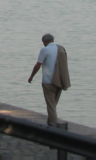
#> input picture test.png, 96 x 160 px
$ python HOG.py   (older library calls are emulated)
#> lines starting #> are read from the running program, lines starting #| are printed output that depends on the picture
import numpy as np
import PIL
from PIL import Image
import copy

# a function to remap angles
# our 9 bin histogram would have angles from 0 t0 160 with a 20 degree gap, 0, 20, 40, 60, 80, 100, 120, 140, 160
# so if we encounter an angle with a degree 180 it would be remapped to value 0
# or an angle of 200 would be remapped to value 20 and so on...

def remap(angle):
    if (int(angle) >= 180):            # handling angles from 180 to 360
        return int(angle) % 180
    else:
        return int(angle)              # angles 161 to 179 had to be handled separately

# a function to get the distribution angles and their magnitude if our angle is not one of the bins in our histogram
# for example : an angle of 76 degrees need to be distributed between angles 60 and 80
# as 60 is 16 units to the left of 76, while 80 is only 4 units to the right of 76
# 80% of the magnitude goes to angle 80 while 20% of the magnitude goes to angle 60

def find_distribution_angles(angle, mag, histogram):

    angle = remap(angle)

    if (angle >= 161 and angle <= 179):
        min_ = 0
        max_ = 160
        if (angle > 170):
            ratio_max = (angle - max_)/20
            ratio_min = (180 - angle)/20
        elif (angle < 170):
            ratio_max = (180 - angle)/20
            ratio_min = (angle - max_)/20
        else:
            ratio_max = 0.5
            ratio_min = 0.5
    else:
        max_ = 0

        for key,value in histogram.items():
            if (angle < key):
                max_ = key
                break

        min_ = max_ - 20
        ratio_max = (angle - min_)/20
        ratio_min = (max_ - angle)/20

    max_mag = round(ratio_max * mag, 8)
    min_mag = round(ratio_min * mag, 8)

    return [min_, min_mag, max_, max_mag]

def init_histo(histogram):
    for i in range(0, 9):
        histogram[i * 20] = 0

def HOG(image):

#> called with image = 'test.png'
    img = Image.open(image)                                  # open image
#> img is the input picture: PIL image 96x160 RGBA; mean R, G, B, A 117.5, 120.6, 119.4, 255
    img = img.resize((64, 128), PIL.Image.ANTIALIAS)         # resize image to size 64x128
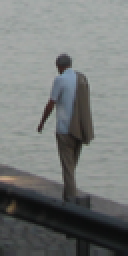
#> img: PIL image 64x128 RGBA (shown 2 times larger); mean R, G, B, A 117.5, 120.6, 119.4, 255

    img = img.convert('L')                                   # convert image to greyscale
#> img: PIL image 64x128 L
    pixels = np.asarray(img).copy()                          # get pixels

    rows = pixels.shape[0]
#> rows = 128
    columns = pixels.shape[1]
#> columns = 64

    x_gradient = np.asarray(img).copy()
    y_gradient = np.asarray(img).copy()

    # calculating the horizontal gradient
    for x in range(rows):
        for y in range(columns):
            if (y == columns - 1):
                x_gradient[x][y] = 0                  # if it is the last row add 0
            else:
                x_gradient[x][y] = abs(int(pixels[x][y + 1]) - int(pixels[x][y]))    # else use the formula
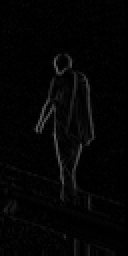
#> x_gradient: shape (128, 64) (shown 2 times larger); min 0, max 94, mean 4.5

    # calculating the vertical gradient
    for x in range(rows):
        for y in range(columns):
            if (x == rows - 1):
                y_gradient[x][y] = 0                 # if it is the last column add 0
            else:
                y_gradient[x][y] = abs(int(pixels[x + 1][y]) - int(pixels[x][y]))    # else use the formula
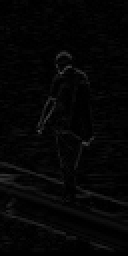
#> y_gradient: shape (128, 64) (shown 2 times larger); min 0, max 75, mean 5.2

    # calculating magnitude
    mag = np.sqrt(np.multiply(x_gradient, x_gradient) + np.multiply(y_gradient, y_gradient))
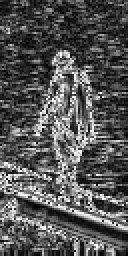
#> mag: shape (128, 64) float16 (shown 2 times larger); min 0, max 15.91, mean 5.37; drawn with min black and max white

    # creating an array to store our angles
    angles = np.zeros((rows, columns))

    # calculating the angles (orientation of gradients)
    for x in range(rows):
        for y in range(columns):
            if (x_gradient[x][y] == 0):            # we don't want to divide by 0 and if it happens, we'll use 1 instead
                dx = 1
                dy = y_gradient[x][y]
            else:
                dx = x_gradient[x][y]
                dy = y_gradient[x][y]
            angles[x][y] = np.round(np.arctan(dy/dx) * (180/np.pi))      # theeta = tan^-1(dy/dx)
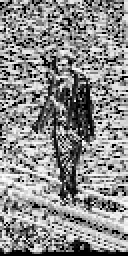
#> angles: shape (128, 64) float64 (shown 2 times larger); min 0, max 89, mean 49.4; drawn with min black and max white

    # creating a patch of 8x8
    patch_8x8_angles = np.zeros((8,8))
    patch_8x8_mag = np.zeros((8,8))

    # an array to store 8x8 patches of angles and magnitude
    angle_patches = []
    mag_patches = []

    move_patch_left = 0
    move_patch_down = 0

    for l in range(0, 16):                                                         # we have 16 patches at each column
        for k in range(0, 8):                                                      # we have 8 patches at each row
            for i in range(0,8):                                                   # in a patch we have 8 pixels in each column
                for j in range(0,8):                                               # we have 8 pixels in each row
                    patch_8x8_angles[i][j] = angles[i + move_patch_down][j + move_patch_left]
                    patch_8x8_mag[i][j] = mag[i + move_patch_down][j + move_patch_left]
            move_patch_left = move_patch_left + 8
            angle_patches.append(copy.deepcopy(patch_8x8_angles))
            mag_patches.append(copy.deepcopy(patch_8x8_mag))
        move_patch_down = move_patch_down + 8
        move_patch_left = 0
#> after the loop, angle_patches = 128 items; mag_patches = 128 items; move_patch_down = 128

    # we now have an array of 8x8 patches of angles and 8x8 patches of magnitude of our image of size 64x128

    # create a histogram
    histogram = {}

    init_histo(histogram)

    # a 9 bin histogram [(0, 0), (0, 20), (0, 40), (0, 60), (0, 80), (0, 100), (0, 120), (0, 140), (0, 160)]
    # representing first value as the magnitude of an angle and the second value as the angle
    # for example : 0 degree = 0, 20 degree = 0....
    # this would only hold a histogram for a single patch while we need to create a histogram for all patches

    Histograms = []

    # iterating over patches

    for i in range(128):                       # 128 patches in total
         for j in range(8):                    # each having 8 columns
                for k in range(8):             # and 8 rows
                    if (int(angle_patches[i][j][k]) in histogram):       # if an angle is one of our angles in our histogram, add its magnitude in the histogram respectively
                        histogram[int(angle_patches[i][j][k])] = histogram[int(angle_patches[i][j][k])] + mag_patches[i][j][k]
                    else:
                        distribution_angles = find_distribution_angles(int(angle_patches[i][j][k]), mag_patches[i][j][k], histogram)
                        histogram[distribution_angles[0]] = histogram[distribution_angles[0]] + distribution_angles[1]
                        histogram[distribution_angles[2]] = histogram[distribution_angles[2]] + distribution_angles[3]
         Histograms.append(copy.deepcopy(histogram))
         init_histo(histogram)
#> this loop made 128 passes

    # now we need to do block normalization so that our descriptor is not sensitive to overall lighting
    # i.e convert our histograms to one block containing 4 histograms each
    # and then normalize them

    # an array to store blocks of histogram, this would store a 16x16 block of histograms
    histogram_block = []

    # this would store all the blocks
    Histogram_16x16_Blocks = []

    j = 0
    i = 1
    k = 0

    # moving over all histograms and creating blocks of 4
    while (j != 119):
        if (k == 7):
            j = j + 1
            i = i + 1
            k = 0
            pass
        else:
            histogram_block.append((Histograms[j]))
            histogram_block.append((Histograms[i]))
            histogram_block.append((Histograms[j + 8]))
            histogram_block.append((Histograms[i + 8]))
            Histogram_16x16_Blocks.append(copy.deepcopy(histogram_block))
            histogram_block = []
            j = j + 1
            i = i + 1
            k = k + 1

    init_histo(histogram)

    normalized_value = 0

    # iterating over 16x16 blocks and normalizing them
    for j,k in enumerate(Histogram_16x16_Blocks):
        for l in range(0,4):
            for m in range(0,9):
                histogram[m * 20] = histogram[m * 20] + k[l][m * 20]
        normalized_value = np.sqrt( (histogram[0] * histogram[0]) +           # normalized value
                                   (histogram[20] * histogram[20]) +
                                   (histogram[40] * histogram[40]) +
                                   (histogram[60] * histogram[60]) +
                                   (histogram[80] * histogram[80]) +
                                   (histogram[100] * histogram[100]) +
                                   (histogram[120] * histogram[120]) +
                                   (histogram[140] * histogram[140]) +
                                   (histogram[160] * histogram[160]))

        for l in range(0,4):
            for m in range(0,9):
                if (normalized_value != 0):
                    k[l][m * 20] = k[l][m * 20] / normalized_value           # normalized vector
                else:
                    k[l][m * 20] = 0

        init_histo(histogram)
#> this loop made 105 passes

    feature_vector = []

    # converting blocks into one feature vector of size 3780.
    # Positions for 16x16 blocks = 7 horizontal x 15 vertical = 105
    # Each 16x16 block is one 36x1 vector so concatenating them all together
    # 36x105 = 3780
    for blocks in (Histogram_16x16_Blocks):
        for block in blocks:
            for i in range(len(block)):
                feature_vector.append(block[i*20])

    return feature_vector

features = HOG("test.png")
